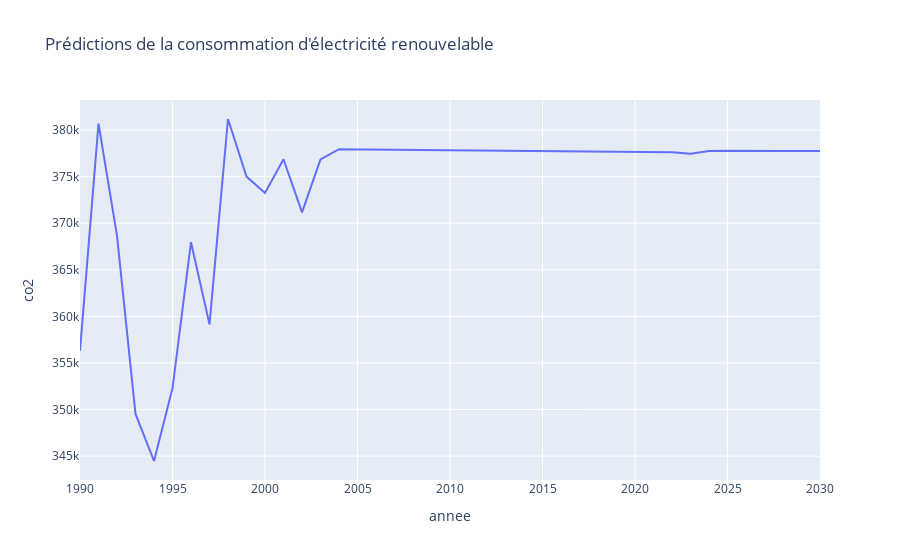

Here is the notebook cell this chart was saved with:
### Code cell
# Ajouter data à data1
data1 = pd.concat([data1, predictions_df])

# Afficher les prédictions
fig = px.line(data1, x='annee', y='co2', title='Prédictions de la consommation d\'électricité renouvelable')
fig.show()

### Figure 1 — Plotly figure (JSON) as saved in the notebook; plotly's stock layout.template omitted (floating-point values rounded to 4 significant figures)
{"data": [{"hovertemplate": "annee=%{x}<br>co2=%{y}<extra></extra>", "legendgroup": "", "line": {"color": "#636efa", "dash": "solid"}, "marker": {"symbol": "circle"}, "mode": "lines", "name": "", "orientation": "v", "showlegend": false, "type": "scatter", "x": [1990, 1991, 1992, 1993, 1994, 1995, 1996, 1997, 1998, 1999, 2000, 2001, 2002, 2003, 2004, 2021, 2022, 2023, 2024, 2025, 2026, 2027, 2028, 2029, 2030], "xaxis": "x", "y": [356300.0, 380700.0, 368700.0, 349500.0, 344500.0, 352300.0, 368000.0, 359100.0, 381200.0, 375000.0, 373200.0, 376900.0, 371200.0, 376800.0, 377900.0, 377700.0, 377600.0, 377500.0, 377700.0, 377800.0, 377800.0, 377700.0, 377700.0, 377800.0, 377800.0], "yaxis": "y"}], "layout": {"legend": {"tracegroupgap": 0}, "title": {"text": "Prédictions de la consommation d'électricité renouvelable"}, "xaxis": {"anchor": "y", "domain": [0, 1], "title": {"text": "annee"}}, "yaxis": {"anchor": "x", "domain": [0, 1], "title": {"text": "co2"}}}}
